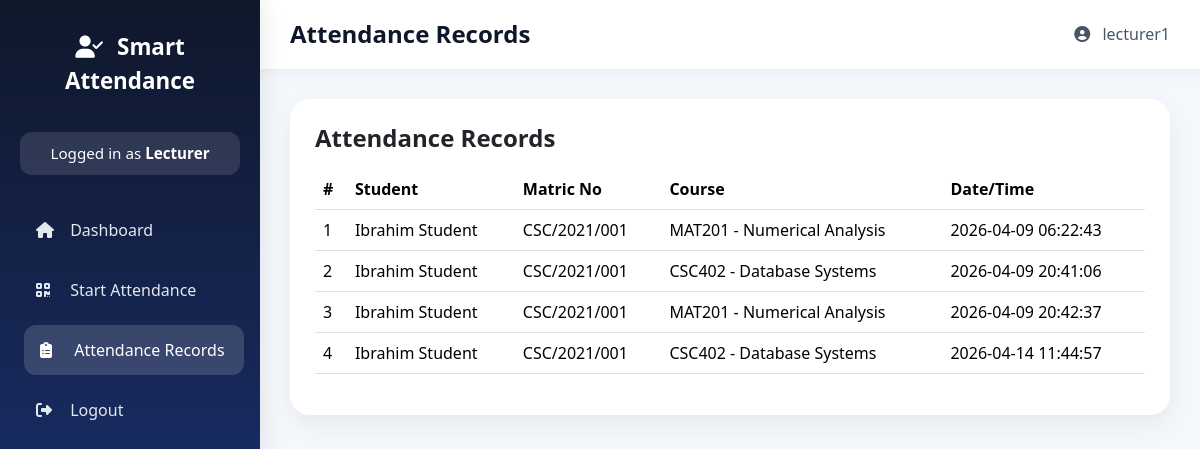
/lecturer/records (signed in), run on the app's committed database.
### models.py (models this page shows, shortened)
class User(db.Model):
    id = db.Column(db.Integer, primary_key=True)
    username = db.Column(db.String(50), unique=True, nullable=False)
    password_hash = db.Column(db.String(200), nullable=False)
    role = db.Column(db.String(20), nullable=False)

class AttendanceRecord(db.Model):
    id = db.Column(db.Integer, primary_key=True)
    session_id = db.Column(db.Integer, db.ForeignKey('attendance_session.id'), nullable=False)
    student_id = db.Column(db.Integer, db.ForeignKey('student.id'), nullable=False)
    timestamp = db.Column(db.DateTime, default=db.func.current_timestamp())
    student = db.relationship('Student', backref='attendance_records')
    session = db.relationship('AttendanceSession', backref='attendance_records')

class Student(db.Model):
    id = db.Column(db.Integer, primary_key=True)
    matric_no = db.Column(db.String(50), unique=True, nullable=False)
    full_name = db.Column(db.String(150), nullable=False)
    user_id = db.Column(db.Integer, db.ForeignKey('user.id'), nullable=True)
    department_id = db.Column(db.Integer, db.ForeignKey('department.id'), nullable=False)
    department = db.relationship('Department', backref='students')
    user = db.relationship('User', backref='student_profile')
    courses = db.relationship(
        'Course',
        secondary=student_courses,
        backref='students'
    )

class Course(db.Model):
    id = db.Column(db.Integer, primary_key=True)
    code = db.Column(db.String(20), nullable=False)
    title = db.Column(db.String(150), nullable=False)
    department_id = db.Column(
        db.Integer,
        db.ForeignKey('department.id'),
        nullable=False
    )
    department = db.relationship('Department', backref='courses')

### routes/lecturer.py (the view)
@lecturer_bp.route('/records')
def lecturer_records():
    if 'user_id' not in session:
        flash("Please login first")
        return redirect(url_for('auth.login'))
    user = User.query.get(session['user_id'])
    records = AttendanceRecord.query.join(AttendanceSession).filter(
        AttendanceSession.lecturer_id == user.id
    ).all()
    return render_template(
        "lecturer_records.html",
        records=records,
        display_name=user.username,
        role=user.role
    )

### templates/lecturer_records.html (shortened to what this page needs)
{% extends "base_dashboard.html" %}
{% block page_title %}Attendance Records{% endblock %}
{% block sidebar %}
<a href="{{ url_for('lecturer.lecturer_dashboard') }}">
    <i class="fas fa-house"></i> Dashboard
</a>
<a href="{{ url_for('lecturer.start_attendance') }}">
    <i class="fas fa-qrcode"></i> Start Attendance
</a>
<a href="{{ url_for('lecturer.lecturer_records') }}" class="active-link">
    <i class="fas fa-clipboard-list"></i> Attendance Records
</a>
<a href="{{ url_for('auth.logout') }}">
    <i class="fas fa-right-from-bracket"></i> Logout
</a>
{% endblock %}
{% block content %}
<div class="dashboard-card">
    <h4 class="fw-bold mb-3">Attendance Records</h4>
    <div class="table-responsive">
        <table class="table table-hover align-middle">
            <thead>
                <tr>
                    <th>#</th>
                    <th>Student</th>
                    <th>Matric No</th>
                    <th>Course</th>
                    <th>Date/Time</th>
                </tr>
            </thead>
            <tbody>
                {% for record in records %}
                <tr>
                    <td>{{ loop.index }}</td>
                    <td>{{ record.student.full_name }}</td>
                    <td>{{ record.student.matric_no }}</td>
                    <td>{{ record.session.course.code }} - {{ record.session.course.title }}</td>
                    <td>{{ record.timestamp }}</td>
                </tr>
                {% else %}
                <tr>
                    <td colspan="5" class="text-center text-muted">No attendance records found.</td>
                </tr>
                {% endfor %}
            </tbody>
        </table>
    </div>
</div>
{% endblock %}

### templates/base_dashboard.html (shortened to what this page needs)
<!DOCTYPE html>
<html lang="en">
<head>
    <link href="https://cdn.jsdelivr.net/npm/bootstrap@5.3.3/dist/css/bootstrap.min.css" rel="stylesheet">
    <link href="https://cdnjs.cloudflare.com/ajax/libs/font-awesome/6.5.1/css/all.min.css" rel="stylesheet">
</head>
<body>
    <div class="sidebar">
        <div class="brand">
            <i class="fas fa-user-check me-2"></i> Smart Attendance
        </div>
        <div class="role-badge">
            Logged in as <strong>{{ role|capitalize }}</strong>
        </div>
        {% block sidebar %}
        {% endblock %}
    </div>
    <div class="main-content">
        <div class="topbar">
            <h4>{% block page_title %}Dashboard{% endblock %}</h4>
            <div class="user-info">
                <i class="fas fa-user-circle me-2"></i>
                {{ display_name }}
            </div>
        </div>
        <div class="page-content">
            {% block content %}
            {% endblock %}
        </div>
    </div>
</body>
</html>

### templates/base_dashboard.html (style rules this page uses)
body { margin: 0; font-family: 'Segoe UI', Tahoma, Geneva, Verdana, sans-serif; background: #f4f7fb; }
.sidebar { width: 260px; min-height: 100vh; background: linear-gradient(180deg, #0f172a, #1e3a8a); color: white; position: fixed; top: 0; left: 0; padding: 30px 20px; box-shadow: 4px 0 20px rgba(0,0,0,0.08); }
.sidebar .brand { font-size: 1.4rem; font-weight: 800; margin-bottom: 35px; text-align: center; }
.sidebar .role-badge { background: rgba(255,255,255,0.12); padding: 10px 15px; border-radius: 12px; text-align: center; margin-bottom: 30px; font-size: 0.95rem; }
.sidebar a { display: block; color: #e2e8f0; text-decoration: none; padding: 13px 16px; margin-bottom: 10px; border-radius: 12px; transition: all 0.25s ease; font-weight: 500; }
.sidebar a:hover, .sidebar a.active-link { background: rgba(255,255,255,0.15); color: white; transform: translateX(4px); }
.sidebar a i { margin-right: 10px; width: 20px; }
.main-content { margin-left: 260px; min-height: 100vh; }
.topbar { background: white; padding: 20px 30px; box-shadow: 0 3px 12px rgba(0,0,0,0.05); display: flex; justify-content: space-between; align-items: center; }
.topbar h4 { margin: 0; font-weight: 700; color: #0f172a; }
.topbar .user-info { font-weight: 500; color: #475569; }
.page-content { padding: 30px; }
.dashboard-card { background: white; border-radius: 20px; padding: 25px; box-shadow: 0 10px 24px rgba(15, 23, 42, 0.06); border: none; }

### data on the page
User: role "Lecturer", username "lecturer1"
AttendanceRecord: student.full_name "Ibrahim Student", student.matric_no "CSC/2021/001", session.course.code "MAT201", session.course "Numerical Analysis", timestamp "2026-04-09 06:22:43"
AttendanceRecord: student.full_name "Ibrahim Student", student.matric_no "CSC/2021/001", session.course.code "CSC402", session.course "Database Systems", timestamp "2026-04-09 20:41:06"
AttendanceRecord: student.full_name "Ibrahim Student", student.matric_no "CSC/2021/001", session.course.code "MAT201", session.course "Numerical Analysis", timestamp "2026-04-09 20:42:37"
AttendanceRecord: student.full_name "Ibrahim Student", student.matric_no "CSC/2021/001", session.course.code "CSC402", session.course "Database Systems", timestamp "2026-04-14 11:44:57"
